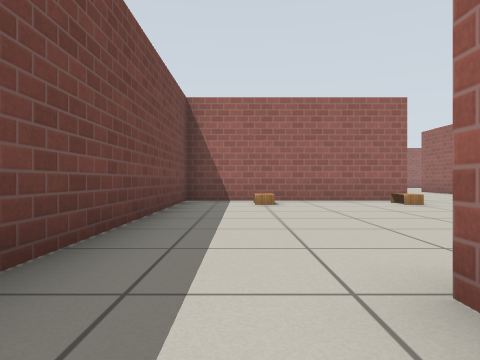
[1] (above)

19 first-person views from a walk through a robot-simulator world made for Gazebo. The camera is 0.5 m above the floor, looks level and sees 70° across. The floor is counted in squares, 1 m on a side. Each view is taken from the middle of a square. On the plan, view 1 faces up. The plan holds only what a view shows up to about 9 squares ahead; the rest is blank. Gazebo's built-in surfaces are drawn with simple patterns.

[2]
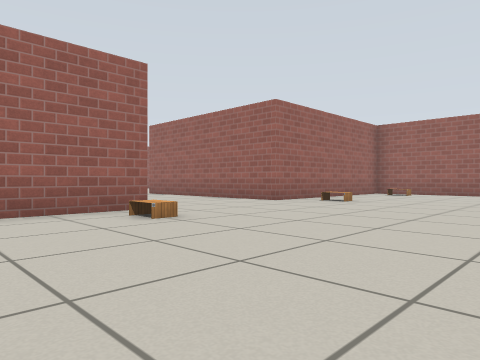

[3]
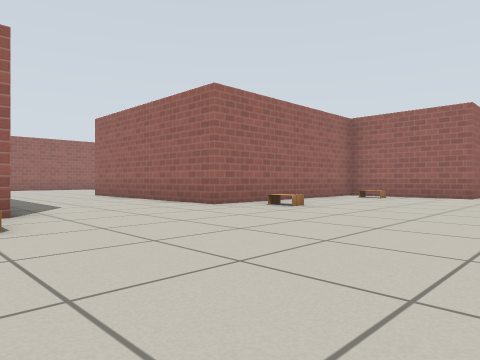

[4]
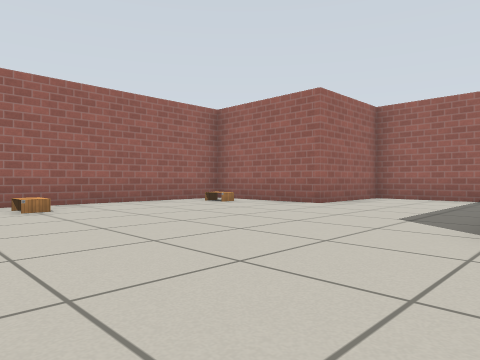

[5]
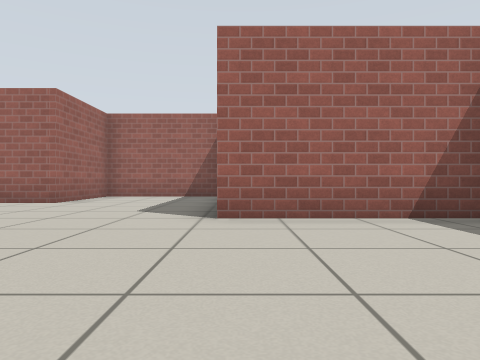

[6]
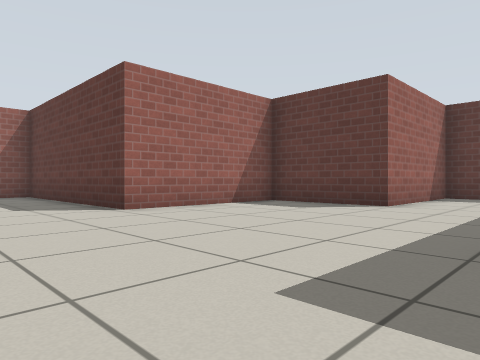

[7]
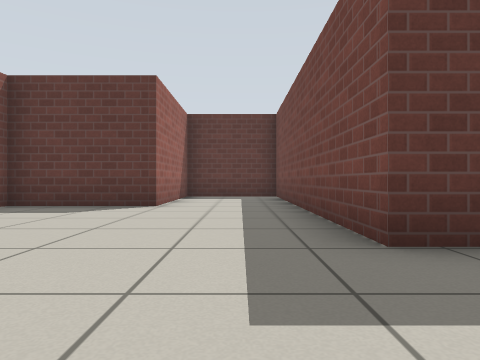

[8]
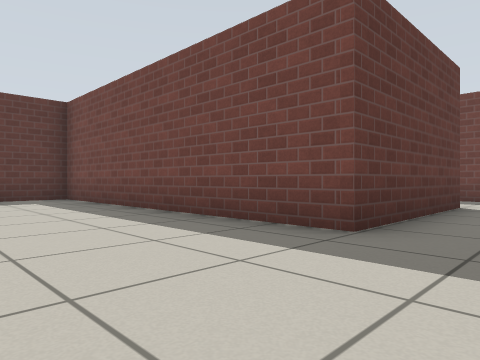

[9]
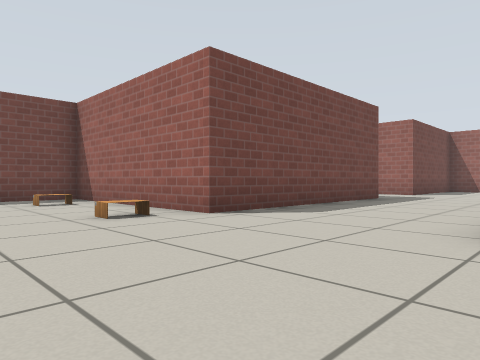

[10]
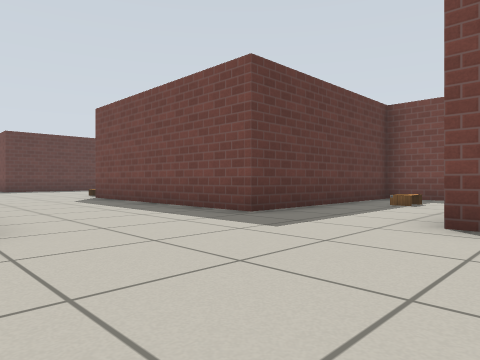

[11]
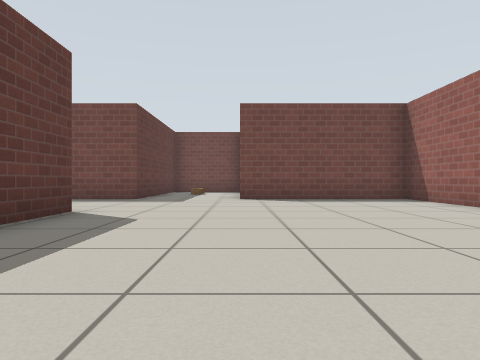

[12]
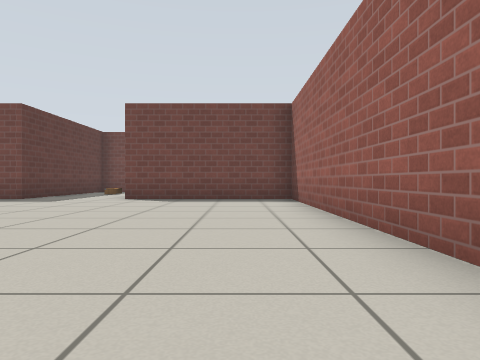

[13]
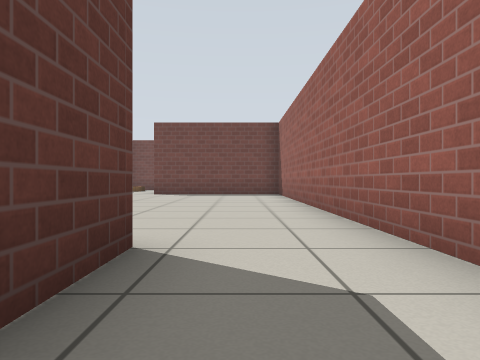

[14]
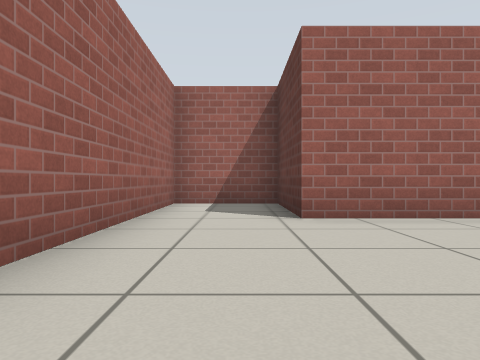

[15]
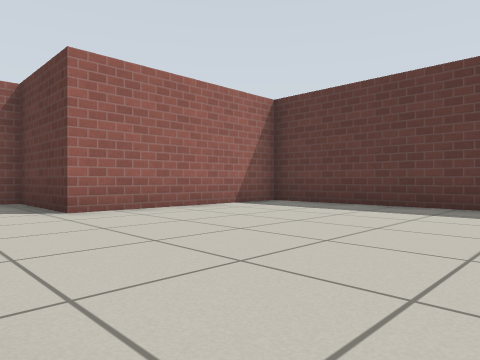

[16]
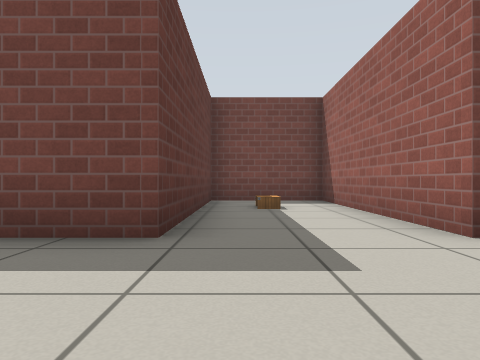

[17]
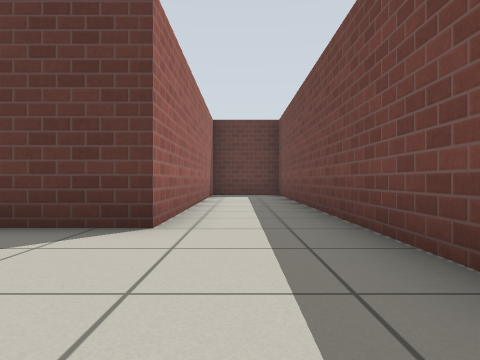

[18]
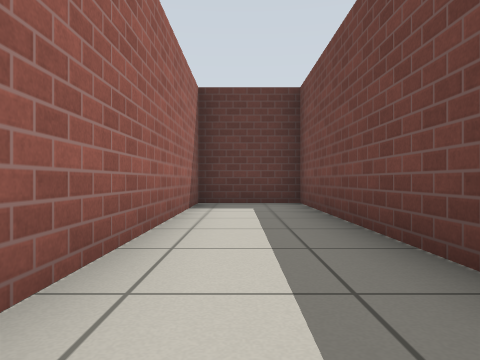

[19]
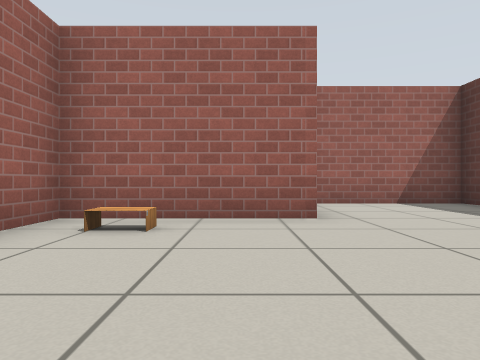

### Floor plan
Points are (right, up) in squares from view 1. A wall is a line through its corners. A room is listed if a view was taken in it or the views show most of it. See-through windows are left out.
Room 1 (views 1, 2, 3, 4, 5, 6, 7, 8, 9, 10, 11, 12, 13, 14, 15, 16, 17, 18, 19)
walls: (7.5, 14.3) (13.4, 14.3) (13.4, 19.2) (16.3, 19.2) (16.3, 21.4) (4, 21.4) (4, 17) (-1.3, 17) (-1.3, 14.3) (4, 14.3) (4, 8.3) (-1.3, 8.3) (-1.3, -6.4) (0.9, -6.4) (0.9, 1.5) (4.9, 1.5) (4.9, -6.4) (7.4, -6.4); (15.8, 5) (13.4, 5) (13.4, 8.3) (7.6, 8.3) (7.6, 11.1); (15.6, 1.5) (16.3, 1.5) (16.3, 4.5); (7.6, -6.1) (7.6, -2.6) (10.4, -2.6) (10.4, 1.5) (15, 1.5)
objects: table (1, 7); table (1, 16); table (4, 7); table (9, 7); table (13, 7)

Positions as (right, up) in squares from view 1, and headings:
1: (0, 0), facing up
2: (1, 3), facing up-right
3: (3, 3), facing up-right
4: (7, 1), facing up-right
5: (6, 1), facing right
6: (5, 4), facing down-right
7: (6, 4), facing down
8: (8, 3), facing down-left
9: (8, 5), facing up-left
10: (8, 18), facing down-left
11: (13, 17), facing left
12: (13, 20), facing left
13: (16, 20), facing left
14: (9, 20), facing right
15: (8, 21), facing down-right
16: (7, 15), facing left
17: (0, 5), facing down
18: (0, 1), facing down
19: (9, 6), facing right
